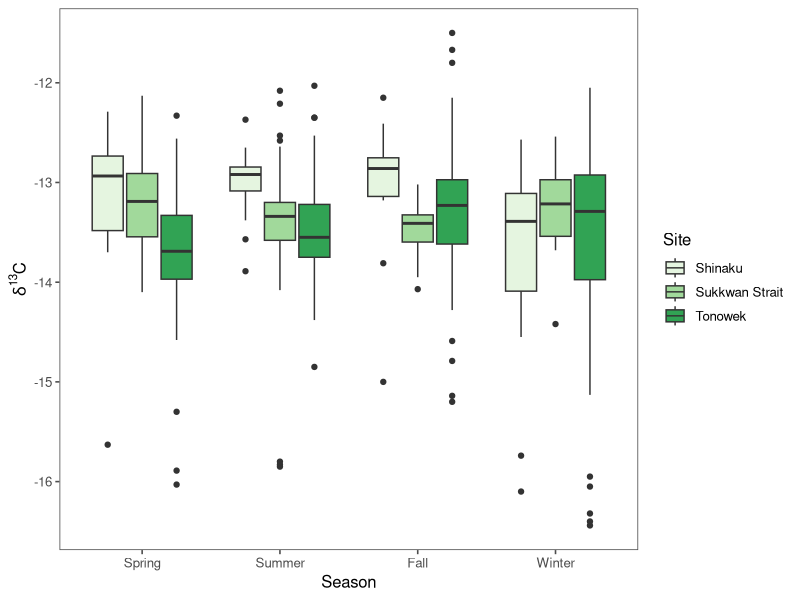
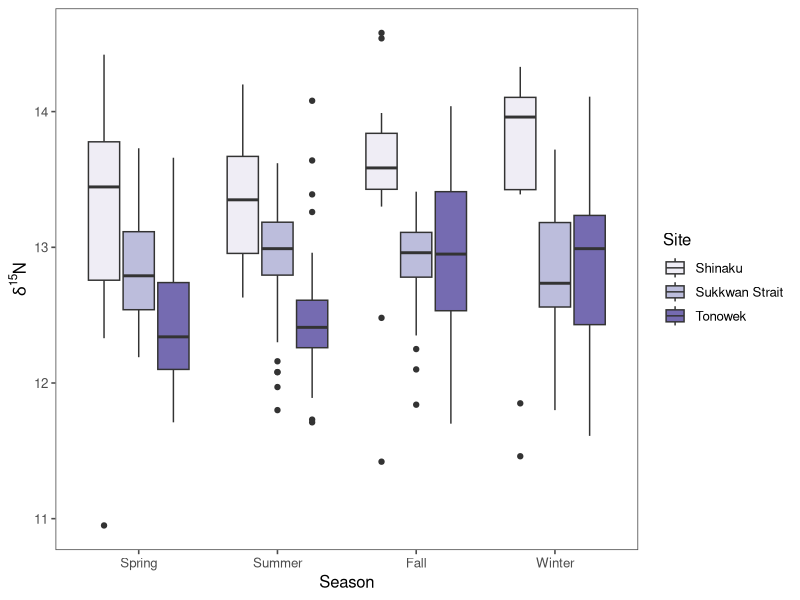
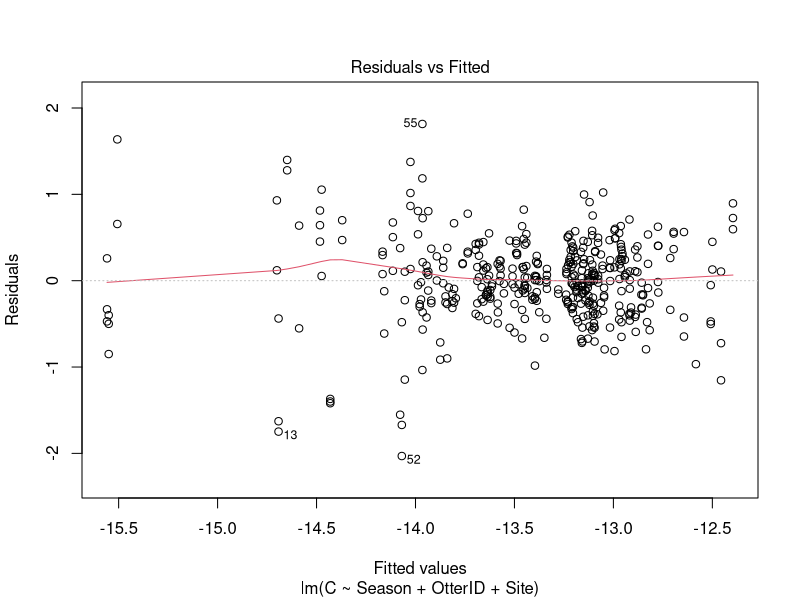
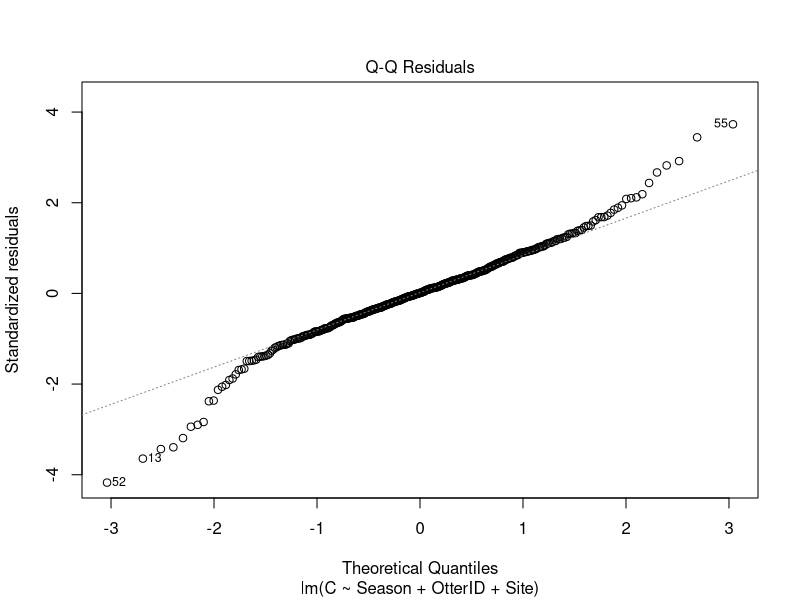
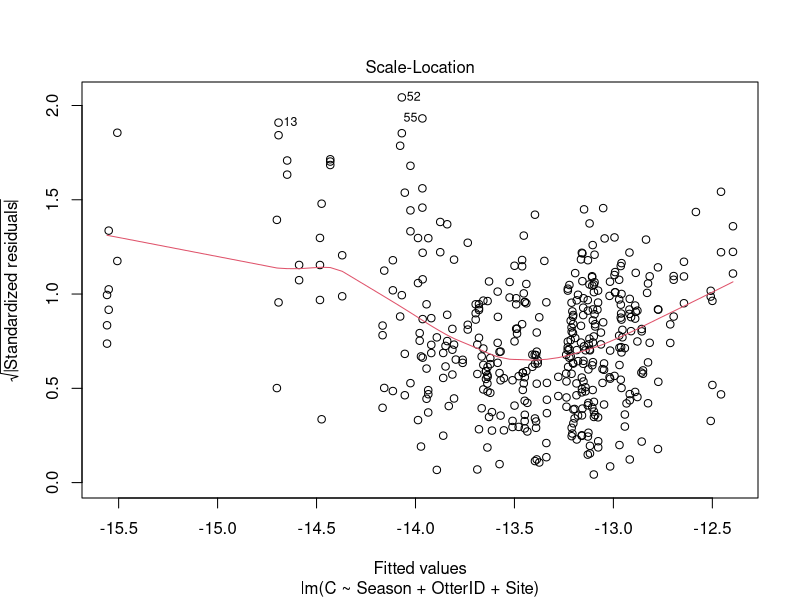
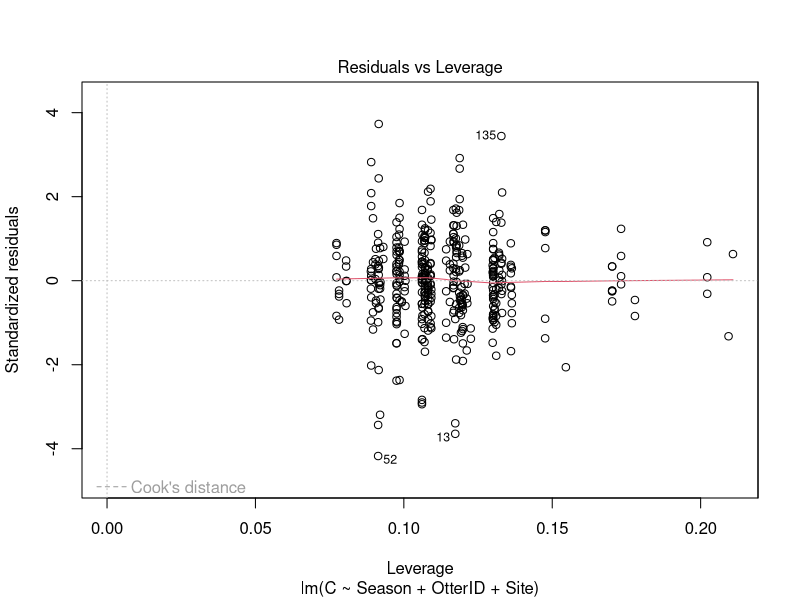
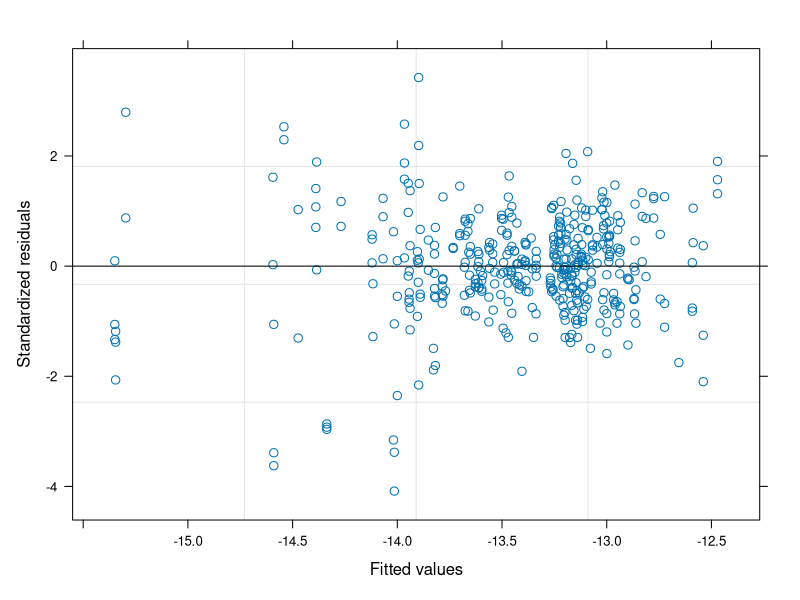
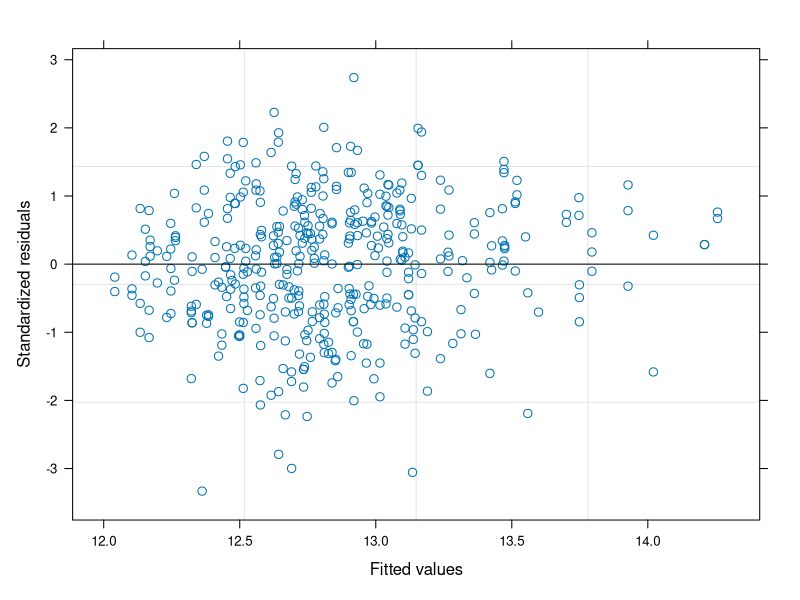

R code for these plots, in order:
## ---- chunk 1
knitr::opts_chunk$set(echo = TRUE)
## ---- chunk 2
library(tidyr)
library(ggplot2)
library(dplyr)
library(broom)
library(ggthemes)
library(nlme)

#load whisker data
whisker <- read.csv("whiskers.csv")
whisker$OtterID<-as.character(whisker$OtterID)
whisker<- filter(whisker, OtterID != "163532")
whisker$Season<-factor(whisker$Season , levels=c("Spring", "Summer", "Fall", "Winter"))
whisker.mean <- read.csv("whisker_means.csv") #made this file in "SI.R"
## ---- chunk 3
whisker.mean
## ---- chunk 4
ggplot(data=whisker) +
  geom_boxplot(aes(x=Season, y=C, fill=Site)) +
  labs(y=expression(paste(delta^13, "C" ))) +
  scale_fill_brewer(palette = "Greens") +
  theme_few()
## ---- chunk 5
ggplot(data=whisker) +
  geom_boxplot(aes(x=Season, y=N, fill=Site)) +
  labs(y=expression(paste(delta^15, "N" ))) +
  scale_fill_brewer(palette = "Purples") +
  theme_few()
## ---- chunk 6
LM <- lm(C ~ Season+OtterID+Site, data=whisker)
summary(LM)
plot(LM)
## ---- chunk 7
lmmc <- lme(C ~ Season + Site, data=whisker,
random = ~1|OtterID)
anova(lmmc)
summary(lmmc)
## ---- chunk 8
lmmn <- lme(N ~ Season + Site, data=whisker,
random = ~1|OtterID)
anova(lmmn)
summary(lmmn)
## ---- chunk 9
#lmmn2 <- whisker %>%
#  nest(-Site) %>%
#  mutate(fit=map(data, ~lme(N ~ Season , random = ~1|OtterID, data=.)),
#         results = map(fit, glance)) %>%
#  unnest(results)
#lmmn2

## ---- chunk 10
lmmn.ton <- lme(N ~ Season, data=filter(whisker, Site == "Tonowek"),
random = ~1|OtterID)
anova(lmmn.ton)
summary(lmmn.ton)
## ---- chunk 11
lmmn.sh <- lme(N ~ Season, data=filter(whisker, Site == "Shinaku"),
random = ~1|OtterID)
anova(lmmn.sh)
summary(lmmn.sh)
## ---- chunk 12
lmmn.suk <- lme(N ~ Season, data=filter(whisker, Site == "Sukkwan Strait"),
random = ~1|OtterID)
anova(lmmn.suk)
summary(lmmn.suk)
## ---- chunk 13
plot(lmmc)
plot(lmmn)
## ---- chunk 14
qqnorm(resid(lmmc, type = "normalized"), main = "lmmc")
qqnorm(resid(lmmn, type = "normalized"), main = "lmmn")
## ---- chunk 15
library(lsmeans)
lsmeans(lmmn, pairwise~Season, adjust="tukey")
lsmeans(lmmn, pairwise~Site, adjust="tukey")
